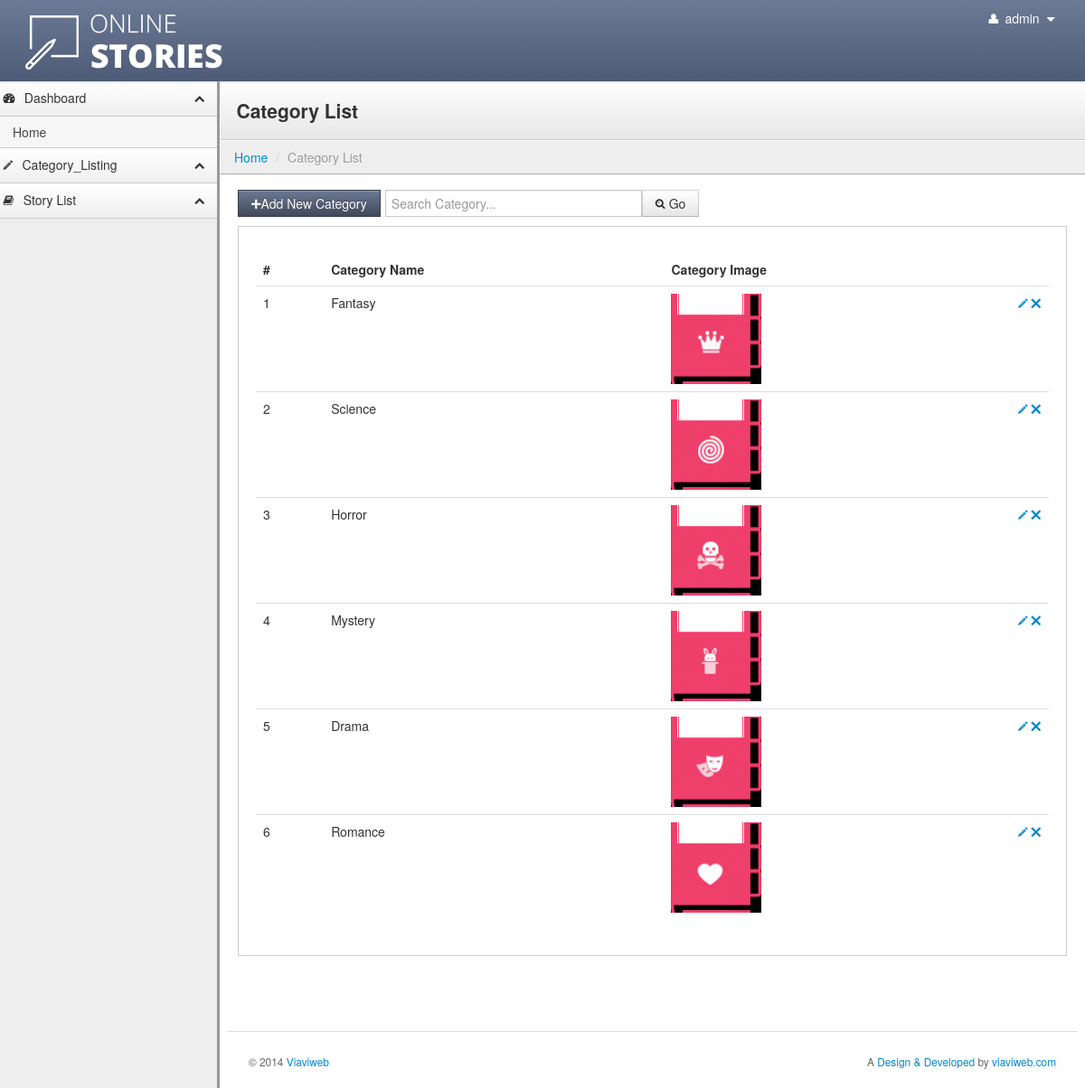
Screenshot of /categories.php (signed in) with the database file from the repository.
### tables this page shows
CREATE TABLE IF NOT EXISTS `tbl_category` (
  `cid` int(11) NOT NULL AUTO_INCREMENT,
  `category_name` varchar(255) NOT NULL,
  `category_image` varchar(255) NOT NULL,
  PRIMARY KEY (`cid`)
);

### categories.php (the view, shortened to what this page needs)
<?php include('includes/header.php');?>
<?php include('includes/menu.php');?>
<?php
	if(isset($_POST['category_search']))
	 {
		 $category_qry="SELECT * FROM tbl_category WHERE tbl_category.category_name like '%".addslashes($_POST['category_name'])."%' ORDER BY tbl_category.cid DESC";
		$category_result=mysql_query($category_qry);
	 }
	 else
	 {
							$limit = 15;
							$page=0;
							if($page){
								$start = ($page - 1) * $limit;
							}else{
								$start = 0;
								}
							$category_qry="SELECT * FROM tbl_category
						 ORDER BY tbl_category.cid DESC LIMIT $start, $limit";
							$category_result=mysql_query($category_qry);
	 }
?>
<div class="content">
        <div class="header">
            <h1 class="page-title">Category List</h1>
        </div>
            <ul class="breadcrumb">
            <li><a href="dashboard">Home</a> <span class="divider">/</span></li>
            <li class="active">Category List</li>
       	 </ul>
         <div class="container-fluid">
            <div class="row-fluid">
<div class="btn-toolbar">
    <button class="btn btn-primary" onclick="window.location.href='add_category?add'"><i class="icon-plus"></i>Add New Category</button>
  <div class="btn-group">
   <div class="search-well">
                      <form class="form-inline" action="" method="post">
                          <input class="input-xlarge" placeholder="Search Category..." name="category_name" id="appendedInputButton" type="text" required>
                          <button class="btn" type="submit" name="category_search"><i class="icon-search"></i> Go</button>
                      </form>
            				</div>
  </div>
</div>
<div class="well">
    <table class="table">
      <thead>
        <tr>
          <th>#</th>
          <th>Category Name</th>
          <th>Category Image</th>
          <th style="width: 26px;"></th>
        </tr>
      </thead>
      <tbody>
        <?php
					$i=1;
					while($category_row=mysql_fetch_array($category_result))
					{
				?>
        <tr>
          <td><?php echo $i;?></td>
          <td><?php echo $category_row['category_name'];?></td>
          <td><img src="images/thumb/<?php echo $category_row['category_image'];?>" /></td>
          <td>
              <a href="add_category?category_id=<?php echo $category_row['cid'];?>"><i class="icon-pencil"></i></a>
              <a href="categories?category_id=<?php echo $category_row['cid'];?>" onclick="return confirm('Are you sure you want to delete this Category?');" ><i class="icon-remove"></i></a>
          </td>
        </tr>
       <?php $i++;}?>
      </tbody>
    </table>
</div>
<?php include('includes/footer.php');?>

### stylesheets/theme.css (style rules this page uses)
body { background: #eee; background-image: url(http://subtlepatterns.com/patterns/furley_bg.png); background-position: initial initial; background-repeat: initial initial; background-position: initial initial; background-repeat: initial initial; margin: 0px; padding: 0px; }
h1 { margin-top: 0px; color: #eee; }
.content { min-width: 400px; position: relative; min-height: 800px; background: #fff; margin-left: 240px; border-left: 1px solid #cccccc; border-left: 3px solid #999999; }
.header { background: #ffffff; background: #ffffff; background: -webkit-gradient(linear, left bottom, left top, color-stop(0, #e6e6e6), color-stop(1, #ffffff)); background: -ms-linear-gradient(bottom, #e6e6e6, #ffffff); background: -moz-linear-gradient(center bottom, #e6e6e6 0%, #ffffff 100%); background: -o-linear-gradient(bottom, #e6e6e6, #ffffff); filter: progid:dximagetransform.microsoft.gradient(startColorStr='#4d5b76', EndColorStr='#6c7a95'); -ms-filter: "progid:DXImageTransform.Microsoft.gradient(startColorStr='#ffffff',EndColorStr='#e6e6e6')"; border-bottom: 1px solid #cccccc; border-top: 1px solid #ffffff; border-left: 1px solid #ffffff; padding: 0em 1.25em; }
.header h1 { margin: 1em 0em; padding: 0em; line-height: 1em; font-size: 1.5em; color: #eee; color: #333; }
.breadcrumb { -webkit-box-shadow: none; -moz-box-shadow: none; box-shadow: none; -webkit-border-radius: 0px; -moz-border-radius: 0px; border-radius: 0px; -moz-background-clip: padding; -webkit-background-clip: padding-box; background-clip: padding-box; background: #eee; border-bottom: 1px solid #aaa; border-top: 1px solid #fafafa; border-left: 1px solid #fff; margin-bottom: .5em; }
.btn { -webkit-border-radius: 0px; -moz-border-radius: 0px; border-radius: 0px; }
.btn-primary { background-color: #414959; background-image: -webkit-gradient(linear, 0 0, 0 100%, from(#6c7994), to(#414959)); background-image: -webkit-linear-gradient(top, #6c7994, #414959); background-image: -o-linear-gradient(top, #6c7994, #414959); background-image: linear-gradient(to bottom, #6c7994, #414959); background-image: -moz-linear-gradient(top, #6c7994, #414959); filter: progid:dximagetransform.microsoft.gradient(startColorStr='#6c7994', EndColorStr='#414959'); -ms-filter: "progid:DXImageTransform.Microsoft.gradient(startColorStr='#6c7994',EndColorStr='#414959')"; border: 1px solid #363d4a; }
.well { background-color: #fff; border: 1px solid #ccc; -webkit-box-shadow: 1px 1px 0px #ffffff; -moz-box-shadow: 1px 1px 0px #ffffff; box-shadow: 1px 1px 0px #ffffff; -webkit-border-radius: 0px; -moz-border-radius: 0px; border-radius: 0px; -moz-background-clip: padding; -webkit-background-clip: padding-box; background-clip: padding-box; }
input[type="text"], input[type="password"] { -webkit-border-radius: 0px; -moz-border-radius: 0px; border-radius: 0px; -moz-background-clip: padding; -webkit-background-clip: padding-box; background-clip: padding-box; }
.search-well form { margin: 1em 0em 1.5em 0em; }

### rows the page displays
tbl_category: category_name "Fantasy", category_image (picture)
tbl_category: category_name "Science", category_image (picture)
tbl_category: category_name "Horror", category_image (picture)
tbl_category: category_name "Mystery", category_image (picture)
tbl_category: category_name "Drama", category_image (picture)
tbl_category: category_name "Romance", category_image (picture)

### other values shown
$_SESSION['ADMIN_USERNAME'] "admin"
